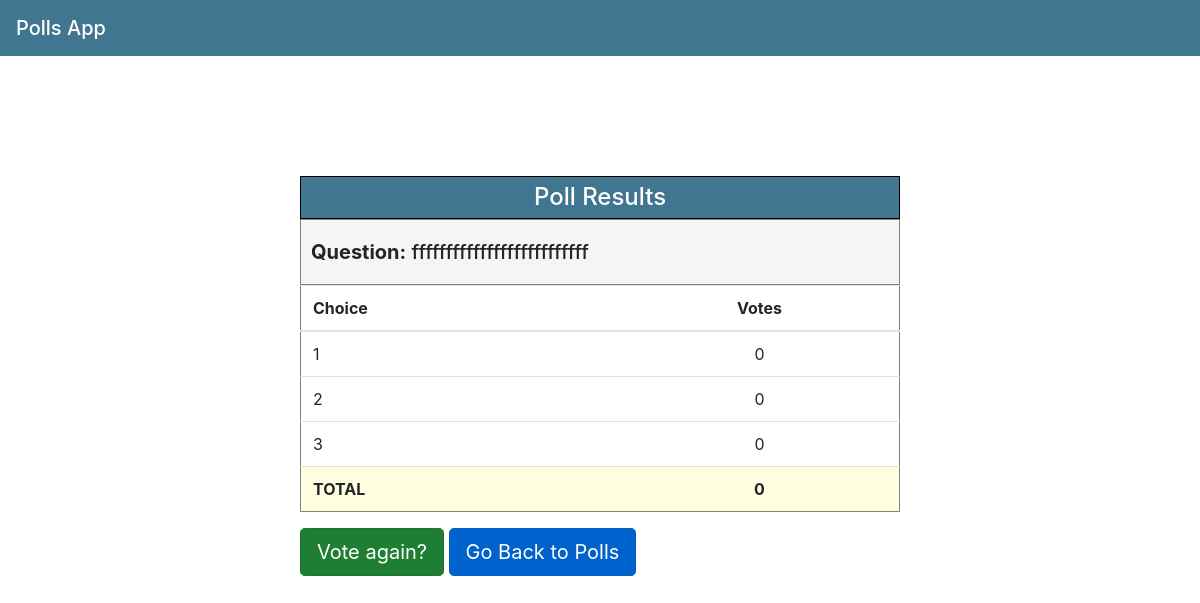
Page /polls/76/results/ on the earlier database version.
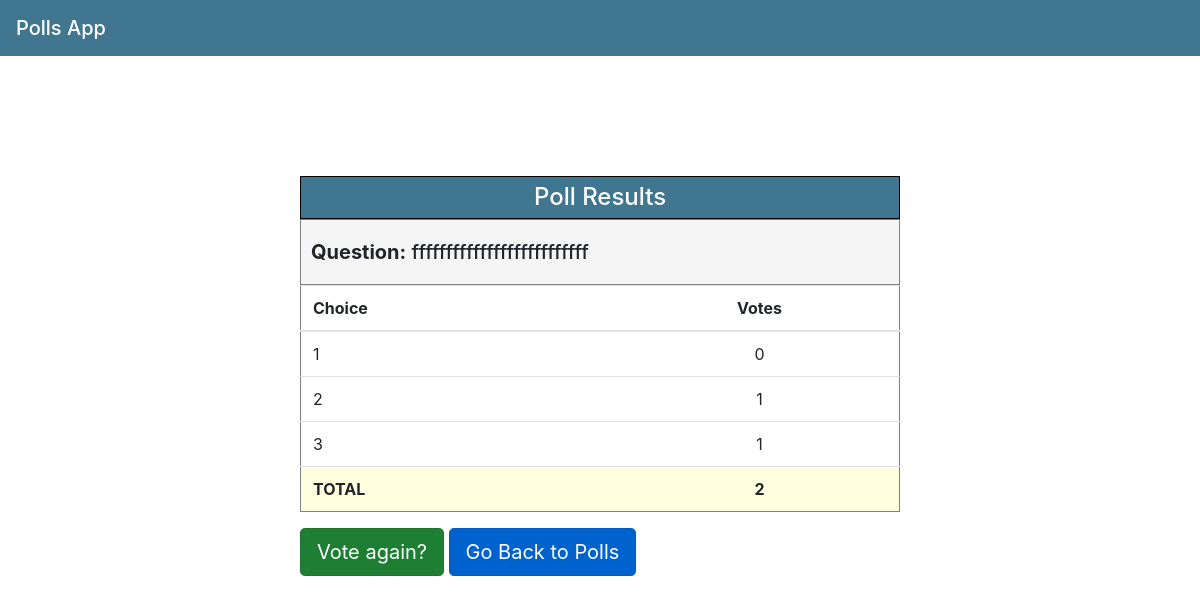
Same page on the later database version.
### polls/models.py (models this page shows, shortened)
class Choice(models.Model):
    question = models.ForeignKey(Question, on_delete=models.CASCADE)
    choice_text = models.CharField(max_length=200)
    votes = models.IntegerField(default=0)

class Question(models.Model):
    question_text = models.CharField(max_length=200)
    pub_date = models.DateTimeField('date published')
    def get_total_votes(self):
        total_votes = 0
        for choice in self.choice_set.all():
            total_votes += choice.votes
        return total_votes

### polls/views.py (the view)
# urls.py: path('<int:pk>/results/', views.ResultsView.as_view(), name='results'),
class ResultsView(generic.DetailView):
    model = Question
    template_name = 'polls/results.html'

### polls/templates/polls/results.html
{% extends 'polls/base.html' %}
{% block content %}
    <div class="pollsContainer">
        <table class="table pollsTable">
             <thead>
                    <tr>
                        <h4 class = "listTitle">Poll Results</h4>
                    </tr>
                    <tr class="titleRow">
                        <h5 class="titleRow"><b>Question:</b> {{question.question_text}}</h5>
                    </tr>
                    <tr class="rowTable choiceRow">
                        <th scope="col">Choice</th>
                        <th class="votesCol" scope="col">Votes</th>
                    </tr>
             </thead>
             <tbody>
               {% for choice in question.choice_set.all %}
                    <tr class="choiceRow">
                        <td >{{ choice.choice_text }}</td>
                        <td class="votesCol"> {{ choice.votes }}</td>
                    </tr>
              {% endfor %}
               <tr class="totalsRow">
                   <td><b>TOTAL</b></td>
                   <td class="votesCol" ><b>{{ question.get_total_votes}}</b></td>
               </tr>
             </tbody>
        </table>
        <a class="btn btn-lg active btn-success" href="{% url 'polls:detail' question.id %}">Vote again?</a>
        <a class="btn btn-primary btn-lg active" href="{% url 'polls:index'%}">Go Back to Polls</a>
    </div>
{% endblock %}

Differences in the rows shown:
changed through a linked row, Question "ffffffffffffffffffffffffff": get_total_votes "0" → "2"
changed Choice (number 2 of 3 on the later page): votes "0" → "1"
changed Choice (number 3 of 3 on the later page): votes "0" → "1"
